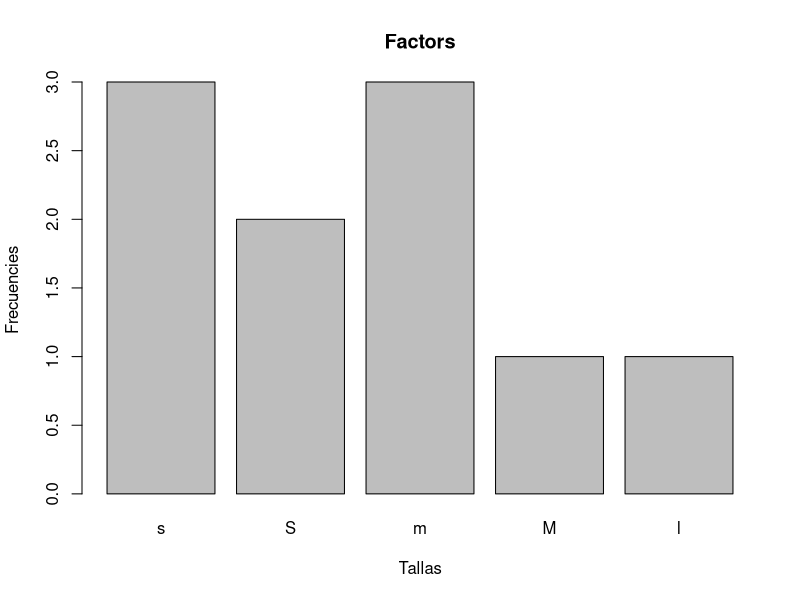

Generate this figure with R:

print('--- Runnnig ---')

tallas <- c('m','l','m','M','s','M','M','S','l','l')

fac_tallas <- factor(tallas)

# levels

lev_tallas <- levels(fac_tallas)
print(lev_tallas) 


fac1_tallas <- factor(tallas, ordered=TRUE, levels=c("l","m","M","s","S"),labels=c("s","S","m","M","l"))
print(fac1_tallas)


pdf("PlotFactor.pdf")

plot(fac1_tallas, main='Factors', xlab='Tallas', ylab='Frecuencies')

dev.off()